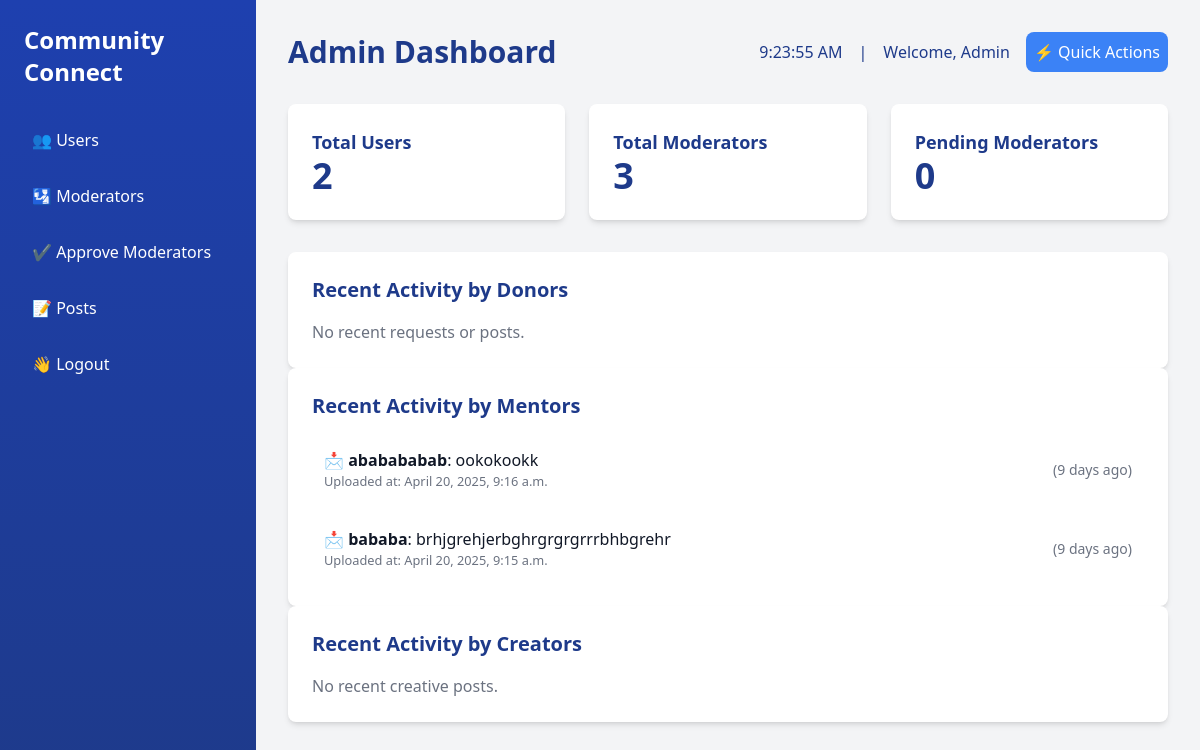
/adminhome/ (signed in), run on the app's committed database.
### com/models.py (models this page shows, shortened)
class Session_by_Mentor(models.Model):
    session_type=models.CharField(max_length=50,default='None',blank=True)
    title = models.CharField(max_length=200)
    date_time = models.DateTimeField()
    description = models.TextField(blank=True, null=True)
    location = models.URLField(help_text="Zoom or meet links", blank=True, null=True)
    created_by = models.ForeignKey(Mod, on_delete=models.CASCADE, related_name='mentor_sessions')
    created_at = models.DateTimeField(auto_now_add=True)
    participants = models.ManyToManyField(Reg, through='SessionParticipation', related_name='joined_sessions')
    class Meta:
        ordering = ['date_time']

### com/views.py (the view)
# urls.py: path('adminhome/',views.adminhome, name='adminhome'),
def adminhome(request):
    if 'email' in request.session:
        email=request.session['email']
        user=models.Reg.objects.count()
        mod=models.Mod.objects.filter(approval_status=True).count()
        uspen=models.Mod.objects.filter(approval_status=0).count()
        pending_moderators = models.Mod.objects.filter(approval_status=False).count()
        requests = models.Request.objects.all().order_by('-uploaded_at')[:5]
        sessions= models.Session_by_Mentor.objects.filter().order_by('-created_at')[:5]
        contents = CreativeContent.objects.filter(moderator=mod).order_by('-created_at')[:5]
        context={
             'user':user,
             'mod': mod,
             'uspen':uspen,
             'requests': requests,
             'pending_moderators':pending_moderators,
             'sessions':sessions,
             'contents':contents
        }
        return render(request,'adminhome.html', context)
    return redirect('adminlogin')

### com/templates/adminhome.html (shortened to what this page needs)
<!DOCTYPE html>
<html lang="en">
<head>
  <script src="https://cdn.tailwindcss.com"></script>
</head>
<body class="bg-gray-100 font-sans">
  <div class="flex min-h-screen">
    <aside class="w-64 bg-gradient-to-b from-blue-800 to-blue-900 text-white p-6">
      <h1 class="text-2xl font-bold   mb-8">Community Connect</h1>
      <nav>
        <ul class="space-y-4">
          <li><a href="userlist/" class="flex items-center space-x-2 hover:bg-blue-700 p-2 rounded transition-all duration-300">👥 Users</a></li>
          <li><a href="moderatorlist/" class="flex items-center space-x-2 hover:bg-blue-700 p-2 rounded transition-all duration-300">🛂 Moderators</a></li>
          <li><a href="/mod_list/" class="flex items-center space-x-2 hover:bg-blue-700 p-2 rounded transition-all duration-300">✔️ Approve Moderators {% if uspen %} <span class="text-red-500 ml-1">({{ uspen }})</span>{% endif %}</a></li>
          <li class="relative">
            <button onclick="togglePostsMenu()" class="flex items-center space-x-2 hover:bg-blue-700 p-2 rounded transition-all duration-300 w-full text-left">
                📝 Posts
            </button>
        </li>
          <li><a href="/logout/" class="flex items-center space-x-2 hover:bg-blue-700 p-2 rounded transition-all duration-300">👋 Logout</a></li>
        </ul>
      </nav>
    </aside>
    <main class="flex-1 p-8">
      <header class="flex justify-between items-center mb-8">
        <h2 class="text-3xl font-bold text-blue-900">Admin Dashboard</h2>
        <div class="flex items-center space-x-4">
          <div class="flex items-center space-x-4">
            <span id="clock" class="text-blue-900"></span>
            <span class="text-blue-900">|</span>
            <span class="text-blue-900">Welcome, Admin</span>
          </div>
          <div class="relative">
            <button class="bg-blue-500 text-white p-2 rounded-lg hover:bg-blue-600 transition-all duration-300" onclick="toggleDropdown()">
              ⚡ Quick Actions
            </button>
          </div>
        </div>
      </header>
      <div class="grid grid-cols-1 md:grid-cols-3 gap-6 mb-8">
        <div class="bg-white p-6 rounded-lg shadow-md hover:shadow-lg transition-all duration-300 animate-pulse-custom">
          <h3 class="text-lg font-semibold text-blue-900">Total Users</h3>
          <p class="text-4xl font-bold text-blue-900">{{ user }}</p>
        </div>
        <div class="bg-white p-6 rounded-lg shadow-md hover:shadow-lg transition-all duration-300 animate-pulse-custom">
          <h3 class="text-lg font-semibold text-blue-900">Total Moderators</h3>
          <p class="text-4xl font-bold text-blue-900">{{ mod }}</p>
        </div>
        <div class="bg-white p-6 rounded-lg shadow-md hover:shadow-lg transition-all duration-300 animate-pulse-custom">
          <h3 class="text-lg font-semibold text-blue-900">Pending Moderators</h3>
          <p class="text-4xl font-bold text-blue-900">{{ pending_moderators|default:0 }}</p>
        </div>
      </div>
      <div class="bg-white p-6 rounded-lg shadow-md">
        <h3 class="text-xl font-bold mb-4 text-blue-900">Recent Activity by Donors</h3>
        <ul class="space-y-3">
          {% for request in requests %}
          <li class="p-3 flex justify-between items-center hover:bg-gray-50 rounded-lg transition-all duration-300">
            <div>
              <span class="text-blue-500">📩</span> <strong>{{ request.title }}</strong>: {{ request.description }}
              <small class="text-gray-500 block">Uploaded at: {{ request.uploaded_at }}</small>
            </div>
            <span class="uploaded-time text-gray-500 text-sm" data-time="{{ request.uploaded_at|date:'c' }}"></span>
          </li>
          {% empty %}
          <li class="text-gray-500">No recent requests or posts.</li>
          {% endfor %}
        </ul>
      </div>
      <div class="bg-white p-6 rounded-lg shadow-md">
        <h3 class="text-xl font-bold mb-4 text-blue-900">Recent Activity by Mentors</h3>
        <ul class="space-y-3">
          {% for session in sessions %}
          <li class="p-3 flex justify-between items-center hover:bg-gray-50 rounded-lg transition-all duration-300">
            <div>
              <span class="text-blue-500">📩</span> <strong>{{ session.title }}</strong>: {{ session.description }}
              <small class="text-gray-500 block">Uploaded at: {{ session.created_at }}</small>
            </div>
            <span class="uploaded-time text-gray-500 text-sm" data-time="{{ session.created_at|date:'c' }}"></span>
          </li>
          {% empty %}
          <li class="text-gray-500">No recent requests or posts.</li>
          {% endfor %}
        </ul>
      </div>
      <div class="bg-white p-6 rounded-lg shadow-md">
        <h3 class="text-xl font-bold mb-4 text-blue-900">Recent Activity by Creators</h3>
        <ul class="space-y-3">
            {% for content in contents %}
                <li class="p-3 flex justify-between items-center hover:bg-gray-50 rounded-lg transition-all duration-300">
                    <div>
                        <span class="text-purple-500">🎨</span>
                        <strong>{{ content.title }}</strong>: {{ content.description }}
                        <small class="text-gray-500 block">Posted on: {{ content.created_at }}</small>
                    </div>
                    <span class="uploaded-time text-gray-500 text-sm" data-time="{{ content.created_at|date:'c' }}"></span>
                </li>
            {% empty %}
                <li class="text-gray-500">No recent creative posts.</li>
            {% endfor %}
        </ul>
    </div>
    </main>
  </div>
</body>
</html>

### com/templates/adminhome.html (style rules this page uses)
.animate-pulse-custom { animation: pulse 2s infinite; }
body { background-color: #f3f4f6; color: #111827; }
.text-blue-900 { color: #1e3a8a; }

### data on the page
Session_by_Mentor: title "ababababab", description "ookokookk", created_at "April 20, 2025, 9:16 a.m."
Session_by_Mentor: title "bababa", description "brhjgrehjerbghrgrgrgrrrbhbgrehr", created_at "April 20, 2025, 9:15 a.m."

### other printed values
{{ user }} "2"
{{ mod }} "3"
{{ pending_moderators|default:0 }} "0"
